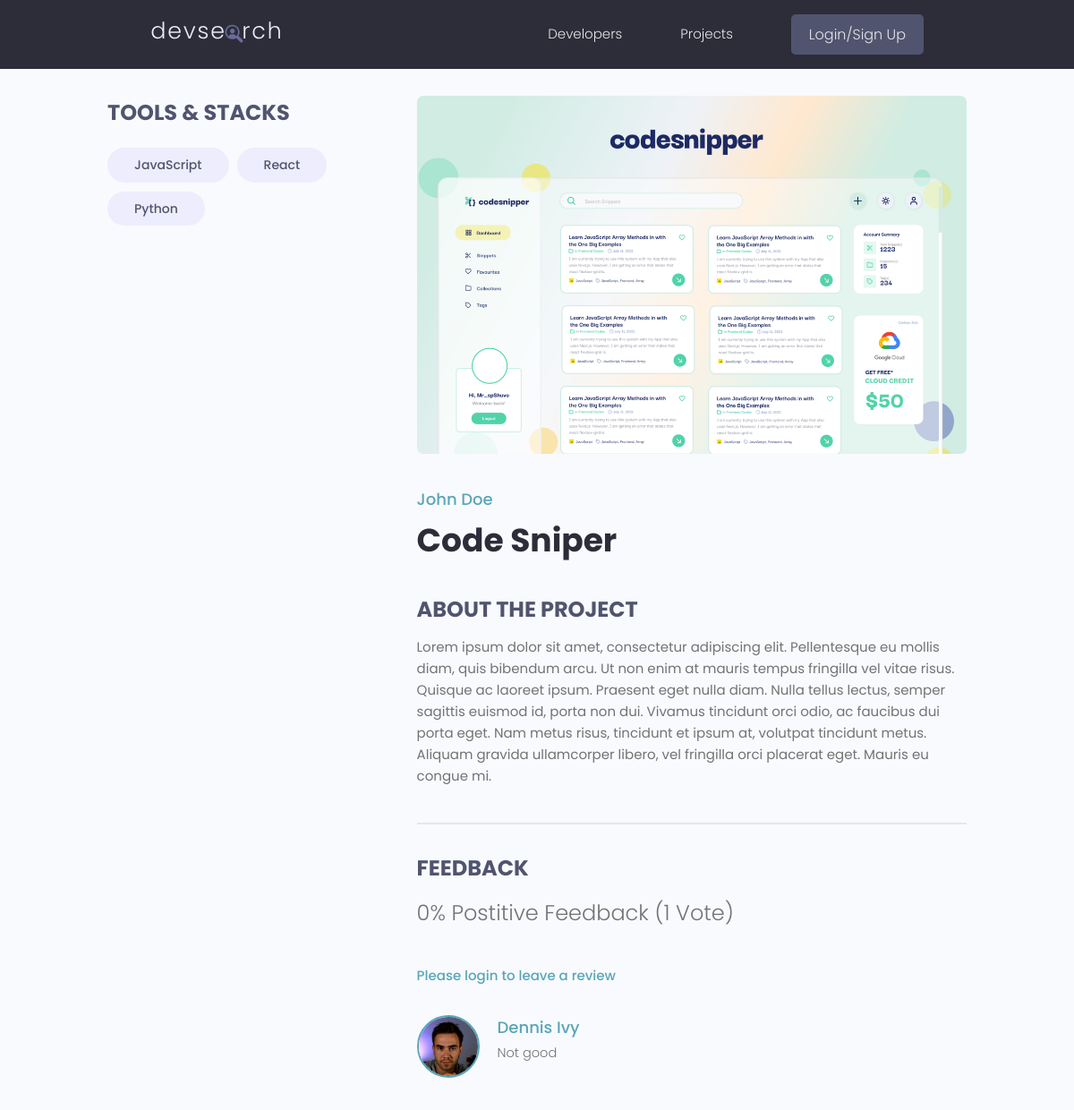
/projects/project/2c13ebd1-a81c-4d9a-80ff-3604573230b1, run on the app's committed database.
### projects/models.py (models this page shows, shortened)
class Tag(models.Model):
    name = models.CharField(max_length=200)
    created = models.DateTimeField(auto_now_add=True)
    id = models.UUIDField(default=uuid.uuid4, unique=True, primary_key=True, editable=False)
    def __str__(self):
        return self.name

class Project(models.Model):
    owner = models.ForeignKey(Profile, null=True, blank=True, on_delete=models.SET_NULL)
    title = models.CharField(max_length=200)
    description = models.TextField(null=True, blank=True)
    featured_image = models.ImageField(null=True, blank=True, default = "default.jpg")
    demo_link = models.CharField(max_length=2000, null=True, blank=True)
    source_link = models.CharField(max_length=2000, null=True, blank=True)
    tags = models.ManyToManyField('Tag', blank=True)
    vote_total = models.IntegerField(default=0, null=True, blank=True)
    vote_ratio = models.IntegerField(default=0, null=True, blank=True)
    created = models.DateTimeField(auto_now_add=True)
    id = models.UUIDField(default=uuid.uuid4, unique=True, primary_key=True, editable=False)
    class Meta:
        ordering = ['-vote_ratio','-vote_total', 'title']
    @property
    def reviewers(self):
        queryset = self.review_set.all().values_list('owner__id', flat=True)
        return queryset

class Review(models.Model):
    VOTE_TYPE = (
        ('up', 'up vote'),
        ('down', 'down vote'),
    )
    owner = models.ForeignKey(Profile, on_delete=models.CASCADE, null=True)
    project = models.ForeignKey(Project, on_delete=models.CASCADE)
    body = models.TextField(null=True, blank=True)
    value = models.CharField(max_length=200, choices=VOTE_TYPE)
    created = models.DateTimeField(auto_now_add=True)
    id = models.UUIDField(default=uuid.uuid4, unique=True, primary_key=True, editable=False)
    class Meta:
        unique_together = [['owner', 'project']]

### users/models.py (models this page shows, shortened)
class Profile(models.Model):
    user = models.OneToOneField(User, on_delete=models.CASCADE, null=True, blank=True)
    name = models.CharField(max_length=200, blank=True, null=True)
    email = models.EmailField(max_length=500, blank=True,null=True)
    username = models.CharField(max_length=200, blank=True, null=True)
    location = models.CharField(max_length=200, blank=True, null=True)
    short_intro = models.CharField(max_length=500, blank=True, null=True)
    bio = models.TextField(blank=True, null=True)
    profile_image = models.ImageField(blank=True, null=True, upload_to='profiles/', default='profiles/user-default.png' )
    social_github = models.CharField(max_length=200, blank=True, null=True)
    social_twitter = models.CharField(max_length=200, blank=True, null=True)
    social_linkedin = models.CharField(max_length=200, blank=True, null=True)
    social_youtube = models.CharField(max_length=200, blank=True, null=True)
    social_website = models.CharField(max_length=200, blank=True, null=True)
    created = models.DateTimeField(auto_now_add=True)
    id = models.UUIDField(default=uuid.uuid4, unique=True, primary_key=True, editable=False)

### projects/views.py (the view, shortened to what this page needs)
# urls.py: path('project/<str:pk>', views.project, name='project'),
def project(request, pk):
    projectObj = Project.objects.get(id=pk)
    form = ReviewForm()
    context = {
        'projectObj' : projectObj,
        'form' : form,
    }
    return render(request, 'projects/single-project.html', context)

### projects/templates/projects/single-project.html (shortened to what this page needs)
{%extends 'main.html'%}
{%block content%}
  <main class="singleProject my-md">
    <div class="container">
      <div class="layout">
        <div class="column column--1of3">
          <h3 class="singleProject__subtitle">Tools & Stacks</h3>
          <div class="singleProject__toolStack">
            {%for tag in projectObj.tags.all%}
            <span class="tag tag--pill tag--sub tag--lg">
              <small>{{tag}}</small>
            </span>
            {%endfor%}
          </div>
        </div>
        <div class="column column--2of3">
          <img class="singleProject__preview" src="{{projectObj.featured_image.url}}" alt="portfolio thumbnail" />
          <a href="profile.html" class="singleProject__developer">{{projectObj.owner.name}}</a>
          <h2 class="singleProject__title">{{projectObj.title}}</h2>
          <h3 class="singleProject__subtitle">About the Project</h3>
          <div class="singleProject__info">
            {{projectObj.description}}
          </div>
          <div class="comments">
            <h3 class="singleProject__subtitle">Feedback</h3>
            <h5 class="project--rating">
              {{projectObj.vote_ratio}}% Postitive Feedback ({{projectObj.vote_total}} Vote{{projectObj.vote_total|pluralize:"s"}})
            </h5>
            {%if request.user.profile.id in projectObj.reviewers %}
              <p>You have already submitted your review for this project!</p>
            {%elif request.user.profile == projectObj.owner%}
              <p>You cannot review your own work</p>
            {%else%}
              <a href={%url 'login'%}?next={{request.path}}>Please login to leave a review</a>
            {%endif%}
            <div class="commentList">
              {%for review in projectObj.review_set.all%}
              {%if review.body%}
              <div class="comment">
                <a href="{%url 'user-profile' review.owner.id%}">
                  <img class="avatar avatar--md"
                    src="{{review.owner.profile_image.url}}" alt="user" />
                </a>
                <div class="comment__details">
                  <a href="{%url 'user-profile' review.owner.id%}" class="comment__author">{{review.owner.name}}</a>
                  <p class="comment__info">
                    {{review.body}}
                  </p>
                </div>
              {%endif%}
              {%endfor%}
              </div>
            </div>
          </div>
        </div>
      </div>
    </div>
  </main>
{%endblock%}

### static/styles/app.css (style rules this page uses)
:root { --color-sub: #2d2d39; }
img { width: 100%; }
.singleProject .column--1of3 { order: 2; }
@media screen and (min-width: 1081px) { .singleProject .column--1of3 { order: 1; } }
@media screen and (min-width: 1081px) { .singleProject .column--2of3 { order: 2; } }
.singleProject__toolStack { margin-top: 2rem; margin-bottom: 4rem; }
.singleProject__preview { height: 50vh; object-fit: cover; object-position: top center; margin-bottom: 3rem; border-radius: 0.7rem; }
.singleProject__developer { font-size: 1.8rem; font-weight: 500; }
.singleProject__title { font-size: 3.6rem; font-weight: 700; color: var(--color-sub); margin-bottom: 3rem; }
.project--rating { margin-bottom: 1.6em; margin-top: .5em; }
.singleProject__subtitle { text-transform: uppercase; font-size: 2.4rem; font-weight: 700; color: var(--color-sub-light); margin-bottom: 1rem; }
.comments { margin-top: 4rem; padding-top: 3rem; border-top: 2px solid var(--color-light); }
.commentList { margin: 3rem 0; }
.comment { display: flex; gap: 2rem; }
.comment__author { font-size: 1.8rem; }
.comment__info { font-size: 1.45rem; }

### static/uikit/styles/modules/_variables.css (style rules this page uses)
:root { --color-main: #5aa5b9; --color-main-light: #e6faff; --color-sub: #3f4156; --color-sub-light: #51546e; --color-sub-lighter: #ededfd; --color-text: #737373; --color-gray: #8b8b8b; --color-light: #e5e7eb; --color-light-gray: #767676; --color-bg: #f8fafd; --color-white: #fffefd; --color-white-light: #f3f3f3; --color-success: #359e64; --color-success-bg: #def8e8; --color-error: #fc4b0b; --color-error-bg: #fff2ee; --font-base: 'Poppins', arial, helvetica, 'Segoe UI', roboto, ubuntu, sans-serif; --font-monospace: 'Fira Code', 'Courier New', courier, monospace; --font-regular: 300; --font-medium: 500; --font-bold: 700; --generic-shadow: 1px 1px 5px #00000010; --generic-transition: all 0.3s ease-in-out; }

### static/uikit/styles/modules/_base.css (style rules this page uses)
* { margin: 0; padding: 0; box-sizing: border-box; text-rendering: optimizeLegibility; color: inherit; font-size: inherit; }
html { font-size: 50%; }
@media only screen and (min-width: 480px) { html { font-size: 56.25%; } }
@media only screen and (min-width: 1200px) { html { font-size: 62.5%; } }
body { line-height: 1.6; font-weight: 400; font-size: 1.5rem; color: var(--color-text); background-color: var(--color-bg); min-height: 100vh; }

### static/uikit/styles/modules/_typography.css (style rules this page uses)
* { font-family: var(--font-base); }
h2 { font-size: 3.6rem; font-weight: var(--font-bold); }
h3 { font-size: 3.2rem; font-weight: var(--font-medium); }
h5 { font-size: 2.4rem; font-weight: var(--font-medium); }
h5, h6 { font-weight: var(--font-regular); }
p, span, strong { font-size: 1.6rem; color: var(--color-text); font-weight: var(--font-regular); }
a { padding-bottom: 2px; text-decoration: none; display: inline-block; color: var(--color-main); font-weight: var(--font-medium); }

### static/uikit/styles/modules/_utilities.css (style rules this page uses)
.container { width: 92%; max-width: 165rem; margin: 0 auto; box-sizing: border-box; }
@media screen and (min-width: 1000px) { .container { width: 90%; } }
@media screen and (min-width: 1200px) { .container { width: 80%; } }
.my-md { margin: 3rem auto; }

### static/uikit/styles/modules/_avatar.css (style rules this page uses)
.avatar { border-radius: 50%; border: 2px solid var(--color-main); object-fit: cover; }
.avatar--md { height: 7rem; width: 7rem; }

### static/uikit/styles/modules/_tag.css (style rules this page uses)
.tag { display: inline-flex; align-items: center; background-color: var(--color-sub); height: -webkit-fit-content; height: -moz-fit-content; height: fit-content; width: -webkit-fit-content; width: -moz-fit-content; width: fit-content; border-radius: 0.5rem; padding: 0.5rem 1.5rem; font-size: 1.2rem; cursor: pointer; }
.tag:not(:last-child) { margin-right: 0.25rem; margin-bottom: 0.75rem; }
.tag > small { color: var(--color-white); }
.tag--pill { border-radius: 5rem; }
.tag--sub, .tag--sub > small { background: var(--color-sub-lighter); color: var(--color-sub-light); font-weight: 500; }
.tag--lg { padding: 0.8rem 3rem; font-size: 1.4rem; }
.tag--lg:not(:last-child) { margin-right: 0.5rem; margin-bottom: 1rem; }

### static/uikit/styles/modules/_layout.css (style rules this page uses)
.layout { display: flex; flex-flow: row wrap; justify-content: space-between; }
.layout > .column { margin-bottom: 3rem; }
.layout > .column.column--1of3 { flex-basis: 30%; }
.layout > .column.column--2of3 { flex-basis: 64%; }

### data on the page
Tag: name "JavaScript"
Tag: name "React"
Tag: name "Python"
Project: featured_image (picture), owner.name "John Doe", title "Code Sniper", description "Lorem ipsum dolor sit amet, consectetur adipiscing elit. Pellentesque eu mollis diam, quis bibendum arcu. Ut non enim at mauris tempus fringilla vel vitae risus. Quisque ac laoreet ipsum. Praesent eget nulla diam. Nulla tellus lectus, semper sagittis euismod id, porta non dui. Vivamus tincidunt orci odio, ac faucibus dui porta eget. Nam metus risus, tincidunt et ipsum at, volutpat tincidunt metus. Aliquam gravida ullamcorper libero, vel fringilla orci placerat eget. Mauris eu congue mi.", vote_ratio "0", vote_total "1"
Review: owner.profile_image (picture), owner.name "Dennis Ivy", body "Not good"
